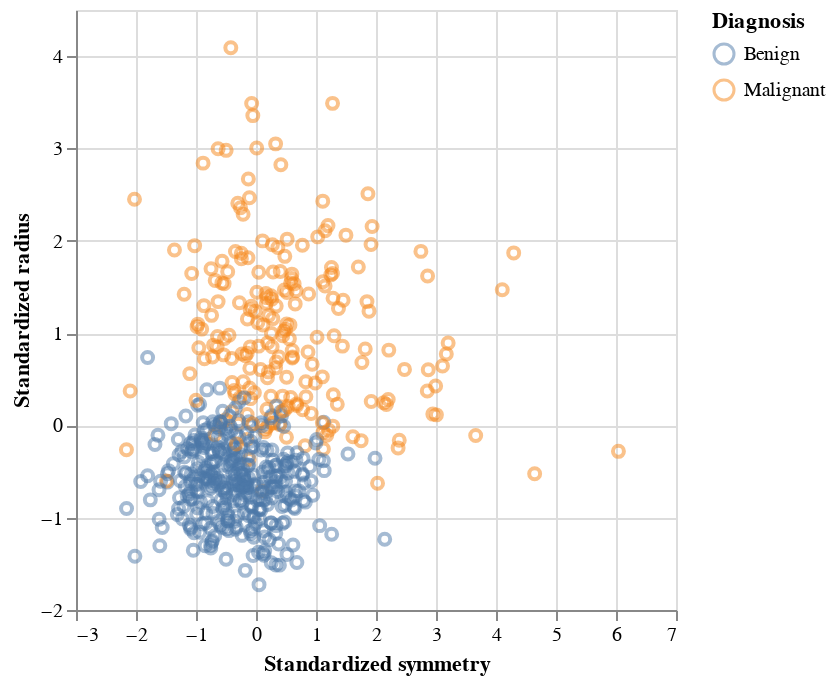

Notebook cell for this chart:
### Markdown cell above
**Question 1.2** 
<br> {points: 1}

Create a scatterplot of the data with `Symmetry` on the x-axis and `Radius` on the y-axis. Modify your aesthetics by colouring for `Class`. As you create this plot, ensure you follow the guidelines for creating effective visualizations. In particular, note in the chart axis titles whether the data is standardized or not and add a suitable opacity level to the graphical mark. You should also replace the values in the dataframe's `Class` column from `'M'` to `'Malignant'` and from `'B'` to `'Benign'`. 

*Assign your plot to an object called `cancer_plot`.*

### Code cell
cancer["Class"] = cancer["Class"].replace({
    'M' : 'Malignant',
    'B' : 'Benign'
})
cancer_plot = alt.Chart(cancer).mark_point(opacity=0.5).encode(
    x=alt.X("Symmetry").title("Standardized symmetry"),
    y=alt.Y("Radius").title("Standardized radius"),
    color=alt.Color("Class").title("Diagnosis")
)
cancer_plot

### Figure 1 — Vega-Lite specification as saved in the notebook (floating-point values rounded to 4 significant figures; data arrays with more than 128 entries replaced by an {"elided": "..."} marker saying what was removed)
{"config": {"view": {"continuousWidth": 300, "continuousHeight": 300}}, "data": {"name": "data-7ead14d9e8a685be73dba1fcd50f964f"}, "mark": {"type": "point", "opacity": 0.5}, "encoding": {"color": {"field": "Class", "title": "Diagnosis", "type": "nominal"}, "x": {"field": "Symmetry", "title": "Standardized symmetry", "type": "quantitative"}, "y": {"field": "Radius", "title": "Standardized radius", "type": "quantitative"}}, "$schema": "https://vega.github.io/schema/vega-lite/v5.20.1.json", "datasets": {"data-7ead14d9e8a685be73dba1fcd50f964f": {"elided": "569 records"}}}
